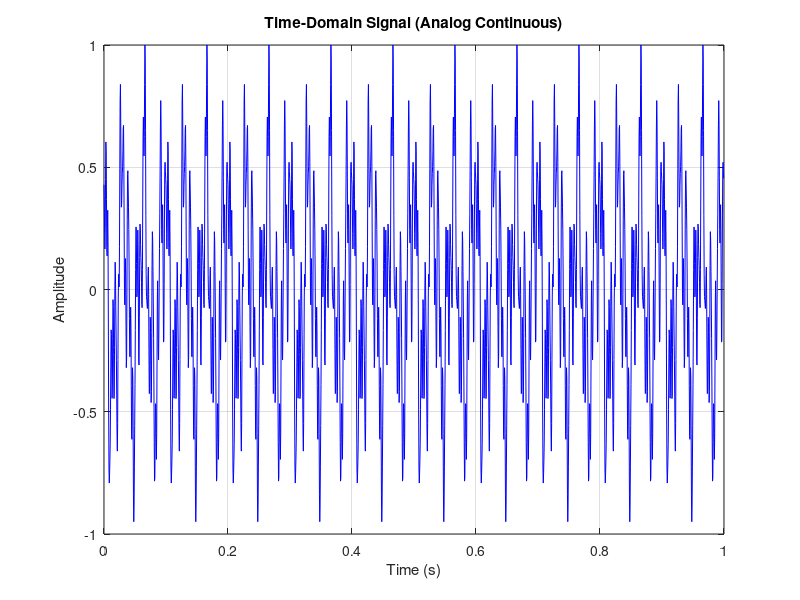
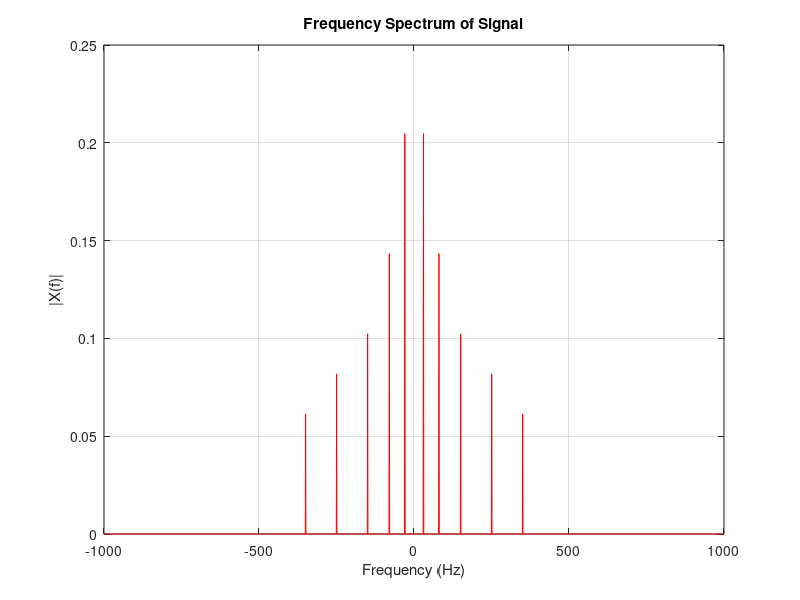
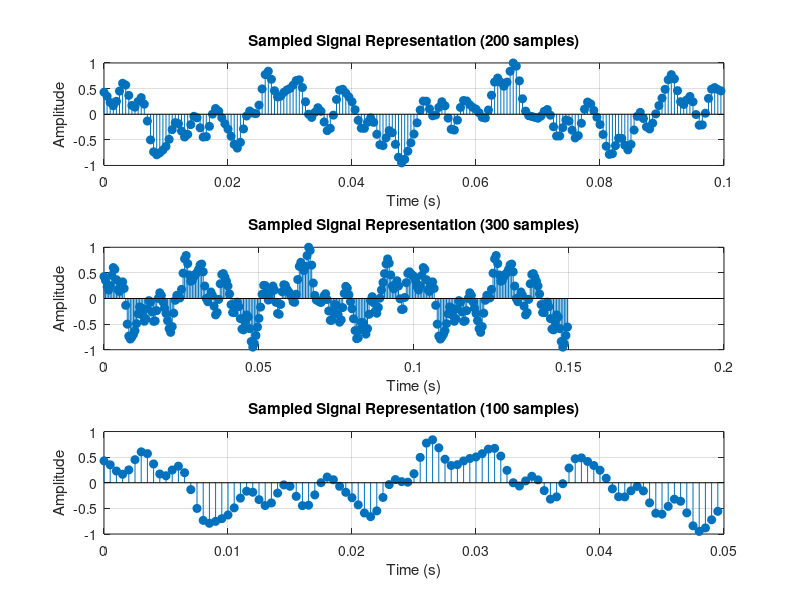
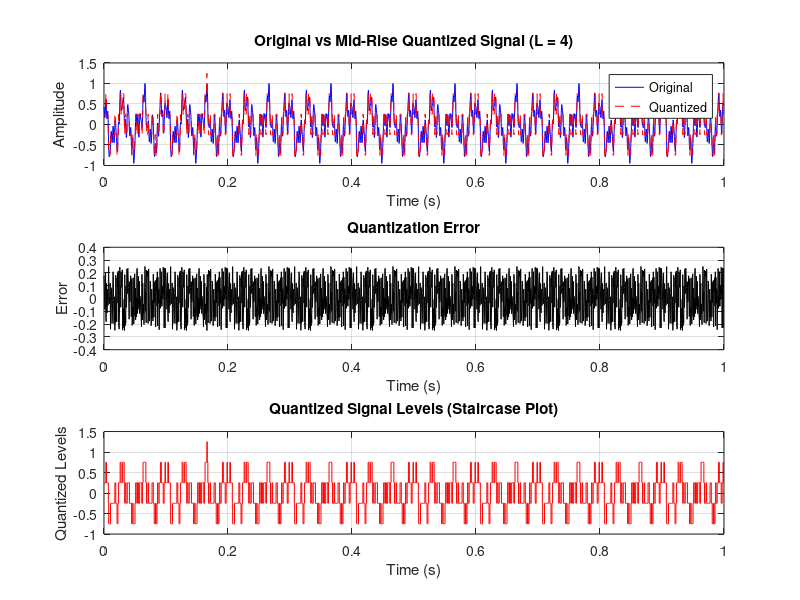

Reproduce these figures in MATLAB, in order. (Note: this script raises an error after producing the figures.)
pkg load signal
pkg load communications

%% Step 1: Random Analog Signal Generation
Fs = 2000;              % Sampling frequency (Hz)
T = 1;                   % Duration (seconds)
t = 0:1/Fs:T-1/Fs;       % Time vector
rand("seed", 123);

%% 1.1 Generate an Analog-Like Signal (Sum of Sinusoids)
frequencies = [30, 80, 150, 250, 350];  % Hz
amplitudes  = [1.0, 0.7, 0.5, 0.4, 0.3];     % Amplitudes
phases = 2*pi*rand(1, length(frequencies));  % Random phases

x = zeros(size(t));  % Initialize signal
for i = 1:length(frequencies)
    x = x + amplitudes(i) * sin(2*pi*frequencies(i)*t + phases(i));
end

% Normalize signal to [-1, 1]
x = x / max(abs(x));
sound(x,Fs);
% Write signal to an audio file
audiowrite('generated_signal.wav', x, Fs);


%% 1.2 Plot Time-Domain Signal (Continuous)
figure('Name', 'Time-Domain Signal (Analog Continuous)');
plot(t, x, 'b');
xlabel('Time (s)');
ylabel('Amplitude');
title('Time-Domain Signal (Analog Continuous)');
grid on;


%% Frequency-Domain Analysis using FFT
N = length(x);
X_f = abs(fftshift(fft(x))) / N;
f_axis = linspace(-Fs/2, Fs/2, N);


figure('Name', 'Frequency Domain');
plot(f_axis, X_f, 'r');
xlabel('Frequency (Hz)');
ylabel('|X(f)|');
title('Frequency Spectrum of Signal');
grid on;



%%%%%%%%%%%%%%%%%%%%%%%%%%%%%%%%%%%%%%%%%%%%%%%%%%%%%%%%%%%%%%%%%%%%%%%%%%%%%%%%%%%%%%%%%%%%%%%%%%%%
%% Step 2: Random Analog Signal Generation
%% 2.1 Sampling(Continuous-Time to Discrete-Time)
sample_indices = 1:200;  % Display first 200 samples
figure('Name', 'Sampled Signal Representation (Discrete-Time)', 'NumberTitle', 'off');
subplot(3,1,1);
stem(t(sample_indices), x(sample_indices), 'filled'); %filled: dots are filled
xlabel('Time (s)');
ylabel('Amplitude');
title('Sampled Signal Representation (200 samples)');
grid on;

subplot(3,1,2);
stem(t(1:300), x(1:300), 'filled');
xlabel('Time (s)');
ylabel('Amplitude');
title('Sampled Signal Representation (300 samples)');
grid on;

subplot(3,1,3);
stem(t(1:100), x(1:100), 'filled');
xlabel('Time (s)');
ylabel('Amplitude');
title('Sampled Signal Representation (100 samples)');
grid on;

%%%%%%%%%%%%%%%%%%%%%%%%%%%%%%%%%%%%%%%%%%%%%%%%%%%%%%%%%%%%%%%%%%%%%%%%%%%%%%%%%%%%%%%%%%%%%%%%%%%%
%% 2.2 Mid-Rise Quantization with different L values
L_values = [4,8,16];       % Number of quantization levels

for i = 1:length(L_values)
  L = L_values(i);

  xmax = max(abs(x));                  % Maximum amplitude for range
  delta = 2 * xmax / L;                % Step size (Δ)
  q_midrise = delta * (floor(x / delta) + 0.5); % Mid-rise quantization
  error_midrise = x - q_midrise;       % Quantization error

  %% Plottingg: create a new figure for each L
  figure('Name', ['Mid-Rise Quantization - L = ' num2str(L)], 'NumberTitle', 'off');
  subplot(3,1,1);
  plot(t, x, 'b', t, q_midrise, 'r--');
  title(['Original vs Mid-Rise Quantized Signal (L = ' num2str(L) ')']);
  xlabel('Time (s)');
  ylabel('Amplitude');
  legend('Original', 'Quantized');
  grid on;

  subplot(3,1,2);
  plot(t, error_midrise, 'k');
  title('Quantization Error');
  xlabel('Time (s)');
  ylabel('Error');
  grid on;

  subplot(3,1,3);
  stairs(t, q_midrise, 'r');
  title('Quantized Signal Levels (Staircase Plot)');
  xlabel('Time (s)');
  ylabel('Quantized Levels');
  grid on;


%%%%%%%%%%%%%%%%%%%%%%%%%%%%%%%%%%%%%%%%%%%%%%%%%%%%%%%%%%%%%%%%%%%%%%%%%%%%%%%%%%%%%%%%%%%%%%%%%%%%
  %%Step 3: PCM Encoding
  q_index = floor((q_midrise + xmax) / delta);  % map to integers
  n_bits = log2(L);
  pcm_binary = dec2bin(q_index, n_bits);  % matrix of bits
  bitstream = reshape(pcm_binary.' - '0', 1, []);  % flat binary stream

  disp(['First 8 PCM binary codes (L = ' num2str(L) '):']);
  disp(pcm_binary(1:8,:));

  % Save bitstream for L=16 to use later
  if L == 16
    bitstream_L16 = bitstream;
  endif


  % Visualize PCM bitstream
  figure('Name', ['PCM Bitstream - L = ' num2str(L)], 'NumberTitle', 'off');
  stem(bitstream(1:200), 'filled');
  title(['PCM Bitstream (First 200 bits) for L = ' num2str(L)]);
  xlabel('Bit Index');
  ylabel('Bit Value');
  ylim([-0.1 1.1]);
  grid on;

end

%%%%%%%%%%%%%%%%%%%%%%%%%%%%%%%%%%%%%%%%%%%%%%%%%%%%%%%%%%%%%%%%%%%%%%%%%%%%%%%%%%%%%%%%%%%%%

%% Step 4: Baseband Modulation
%% 4.1 Line Coding – Bipolar NRZ(Binary -> Bipolar waveform)

% Parameters : Continue with L=16
L = 16;
bitrate = Fs * log2(L);   % bps
Tb = 1 / bitrate;         % duration of 1 bit

samples_per_bit = 20;    % Oversampling factor for smooth plot, each digital bit is stretched to 20 points in time
bitstream = double(bitstream_L16);  % Use the saved bitstream from L = 16
n_bits = length(bitstream);
disp(bitstream(1:30));


% Time vector for waveform (each bit is expanded over Tb)
t_line = 0:Tb/samples_per_bit:(n_bits * Tb - Tb/samples_per_bit);


% NRZ signal generation
nrz_waveform = zeros(1, length(t_line));

for b = 1:n_bits
    if bitstream(b) == 1
      bit_val = +1;
    else
      bit_val = -1;
    end
    start_idx = (b-1)*samples_per_bit + 1;
    end_idx = b*samples_per_bit;
    nrz_waveform(start_idx:end_idx) = bit_val;
end


% for debugging
disp('First 30 bits in the bitstream:');
disp(bitstream(1:30));
disp(nrz_waveform(1:30));  % should be mostly blocks of +1 or -1, not jumping


% Plot NRZ waveform: first 30 bits to see them clearly
N_plot_bits = 30;
plot_idx = 1 : N_plot_bits * samples_per_bit;


figure('Name', 'NRZ Line Coding - L = 16 -  First 30 bits', 'NumberTitle', 'off');
plot(t_line(plot_idx), nrz_waveform(plot_idx), 'LineWidth', 1.2);
xlabel('Time (s)');
ylabel('Amplitude');
title(['NRZ Line Coding of Bitstream (L = 16)']);
ylim([-1.5, 1.5]);
xlim([t_line(plot_idx(1)), t_line(plot_idx(end))]);
grid on;
hold on;

% Add vertical lines to mark each bit boundary
for b = 1:N_plot_bits+1
    x = t_line((b-1)*samples_per_bit+1);
    line([x x], [-1.5 1.5], 'Color', [0.5 0.5 0.5], 'LineStyle', '--');  % Light gray dashed lineend
end

% To label each bit
for b = 1:N_plot_bits
    bit_value = bitstream(b);
    bit_center = t_line((b-1)*samples_per_bit + round(samples_per_bit/2));

    y_pos = 1.3 * (2 * bit_value - 1);  % +1.3 or -1.3
    text(bit_center, y_pos, num2str(bit_value), ...
        'HorizontalAlignment', 'center', 'VerticalAlignment', 'middle', 'FontSize', 10, 'Color', 'b');
end





%%%%%%%%%%%%%%%%%%%%%%%%%%%%%%%%%%%%%%%%%%%%%%%%%%%%%%%%%%%%%%%%%%%%%%%%%%%%%%%%%%%%%%%%%%%%%%%%%%%%
%% Raised cosine filtering after NRZ

beta = 0.5;
span = 6;
sps = 20;

% Get Raised Cosine filter coefficients
h_rc = raised_cosine(beta, span, sps);

% Apply the filter to the NRZ signal
nrz_shaped = conv(nrz_waveform, h_rc, 'same');

% Create a time vector for plotting
t_shaped = linspace(0, length(nrz_shaped) / (Fs * log2(L)), length(nrz_shaped));

% === Plot ONLY the first 30 bits ===
N_plot_bits = 30;
samples_per_bit = 20;
sps = samples_per_bit;  % same thing

% Calculate how many samples that means:
plot_samples = N_plot_bits * samples_per_bit;

% Create time vector for those samples
t_shaped_zoom = linspace(0, N_plot_bits * Tb, plot_samples);

% Extract the first part of the shaped signal
nrz_shaped_zoom = nrz_shaped(1:plot_samples);

% Plot
figure('Name', 'Raised Cosine Filtered Signal - First 30 Bits', 'NumberTitle', 'off');
plot(t_shaped_zoom, nrz_shaped_zoom, 'b', 'LineWidth', 1.2);
xlabel('Time (s)');
ylabel('Amplitude');
title('Raised Cosine Shaped NRZ - First 30 Bits');
grid on;

% Add vertical lines to show bit boundaries
hold on;
for b = 1:N_plot_bits+1
    x = (b-1)*Tb;
    line([x x], [-1.5 1.5], 'Color', [0.5 0.5 0.5], 'LineStyle', '--');
end

% Label the bit values on top of the waveform
for b = 1:N_plot_bits
    bit_value = bitstream(b);
    bit_center_time = (b - 0.5) * Tb;

    % Choose vertical position based on bit value
    if bit_value == 1
        y_pos = 1.2;
    else
        y_pos = -1.2;
    end

    text(bit_center_time, y_pos, num2str(bit_value), ...
        'HorizontalAlignment', 'center', ...
        'VerticalAlignment', 'middle', ...
        'FontSize', 10, 'Color', 'b');
end

%%%%%%%%%%%%%%%%%%%%%%%%%%%%%%%%%%%%%%%%%%%%%%%%%%%%%%%%%%%%%%%%%%%%%%%%%%%%%%%%%%%%%%%%%%%%%%%%%%%%
% EYe diagram to see ISI
bits_per_eye = 2;
plot_eye_diagram(nrz_shaped, samples_per_bit, Tb, bits_per_eye, 'Raised Cosine Filtered');





%%%%%%%%%%%%%%%%%%%%%%%%%%%%%%%%%%%%%%%%%%%%%%%%%%%%%%%%%%%%%%%%%%%%%%%%%%%%%%%%%%%%%%%%%%%%%%%%%%%%
% Step 5: 16-QAM Modulation

qam_symbols = qam16_mapper(bitstream);

%--- 5.2: Upsample & Pulse-shape ---
sps   = samples_per_bit * 4;
upsym = upsample(qam_symbols, sps);         % from signal pkg
rc    = raised_cosine(0.5, 6, sps);         % your helper .m
qam_shaped = conv(upsym, rc, 'same');

%--- 5.3: Bandpass Modulation ---
fc   = 400;
t    = (0:length(qam_shaped)-1)/Fs;
qam_tx = real(qam_shaped .* exp(1i*2*pi*fc*t));


%--- 5.4: Plots ---
figure('Name', '16-QAM Bandpass', 'NumberTitle', 'off');

plot(t(1:600), qam_tx(1:600));
xlabel('Time (s)'); ylabel('Amplitude');
title('16-QAM Bandpass (first 600 samples)'); grid on;

% spectrum analysis (Fourrier)
Nfft = 2^nextpow2(length(qam_tx));
Q    = fftshift(abs(fft(qam_tx, Nfft)));
f    = linspace(-Fs/2, Fs/2, Nfft);
figure('Name', 'Spectrum of 16-QAM Bandpass', 'NumberTitle', 'off');
plot(f, Q);
xlabel('Frequency (Hz)'); ylabel('Magnitude');
title('Spectrum of 16-QAM Signal'); grid on;

% Constellation
I = real(qam_shaped(1:sps:end));
Qv= imag(qam_shaped(1:sps:end));
if exist('scatter','file')
  figure('Name', '16-QAM Constellation', 'NumberTitle', 'off');
  scatter(I, Qv, 20, 'filled');
else
  figure('Name', '16-QAM Constellation', 'NumberTitle', 'off');
  plot(I, Qv, 'o', 'MarkerFaceColor','b');
end
xlabel('In-phase'); ylabel('Quadrature');
title('16-QAM Constellation'); axis square; grid on;




%%%%%%%%%%%%%%%%%%%%%%%%%%%%%%%%%%%%%%%%%%%%%%%%%%%%%%%%%
%% Step 6: Channel Simulation

% 6.1: AWGN
SNR_dB       = 20;
signal_power = mean(abs(qam_tx).^2);
noise_power  = signal_power / (10^(SNR_dB/10));
noise = sqrt(noise_power/2) * (randn(size(qam_tx)) + 1i*randn(size(qam_tx)));
rx_awgn = qam_tx + noise;

% 6.2: Optional Flat Rayleigh fading
apply_fading = false;

% Always start with the AWGN-only signal
rx = rx_awgn;

if apply_fading
  % generate one Rayleigh tap per symbol
  Nsym = length(qam_symbols);
  h_sym = (randn(1,Nsym) + 1i*randn(1,Nsym)) / sqrt(2);
  % upsample taps to per-sample gains
  h = upsample(h_sym, sps);
  h = h(1:length(rx));    % trim to match length
  rx = rx .* h;           % apply fading
end

% 6.3: Time-domain plot (first 600 samples)
t = (0:length(rx)-1) / Fs;
figure('Name', 'Received Signal (real part) – AWGN + Rayleigh fading', 'NumberTitle', 'off');
plot(t(1:600), real(rx(1:600)), 'LineWidth', 1.2);
xlabel('Time (s)');
ylabel('Amplitude');
if apply_fading
  title('Received Signal (real part) – AWGN + Rayleigh fading');
else
  title('Received Signal (real part) – AWGN only');
end
grid on;

% 6.4: Frequency-domain plot
Nfft = 2^nextpow2(length(rx));
R    = fftshift(abs(fft(rx, Nfft)));
f    = linspace(-Fs/2, Fs/2, Nfft);
figure('Name', 'Spectrum of Received Signal', 'NumberTitle', 'off');
plot(f, R, 'LineWidth', 1.2);
xlabel('Frequency (Hz)');
ylabel('Magnitude');
title('Spectrum of Received Signal');
grid on;



%%%%%%%%%%%%%%%%%%%%%%%%%%%%%%%%%%%%%%%%%%%%%%%%%%%%%%%%%%%%%%%%%%%%%%%%%%%%%%%%%
% Step 7: Reciever side

% 7.1 Coherent demodulation
t = (0:length(rx)-1)/Fs;
baseband = rx .* exp(-1i*2*pi*fc*t);

figure('Name', 'Coherently Demodulated Baseband ', 'NumberTitle', 'off');
plot(t(1:600), real(baseband(1:600)), 'LineWidth',1.2);
xlabel('Time (s)'); ylabel('Amplitude');
title('Coherently Demodulated Baseband (first 600 samples)');
grid on;


% 7.2 Matched filter
mf_output = conv(baseband, rc, 'same');
bits_per_eye = 2;
plot_eye_diagram(mf_output, sps, Tb, bits_per_eye, 'MF Output Eye Diagram');


% 7.3 Symbol sampling & detection
delay = span*sps/2;
start = delay + 1;
% compute how many symbols actually fit without running past mf_output
max_syms = floor((length(mf_output) - start) / sps) + 1;

pos = start : sps : start + (max_syms-1)*sps;
rx_samps = mf_output(pos);

% redefine the mapping table
mapping_table = [
    -3 -3;  -3 -1;  -3 +3;  -3 +1;
    -1 -3;  -1 -1;  -1 +3;  -1 +1;
    +3 -3;  +3 -1;  +3 +3;  +3 +1;
    +1 -3;  +1 -1;  +1 +3;  +1 +1
  ];


pts = mapping_table(:,1) + 1i*mapping_table(:,2);
det_idx = arrayfun(@(x) find(min(abs(x - pts))==abs(x - pts),1), rx_samps);

figure('Name', 'Constellation of Sampled Symbols', 'NumberTitle', 'off');
scatter(real(rx_samps), imag(rx_samps), 20, 'filled');
xlabel('In-phase'); ylabel('Quadrature');
title('Constellation of Sampled Symbols');
axis square; grid on;


% 7.4 Bit recovery
dec = det_idx - 1;
bits4 = de2bi(dec, 4, 'left-msb');
recovered_stream = reshape(bits4.', 1, []);

%% --- Plot the original analog-like signal ---
t = 0:1/Fs:T-1/Fs;    % recreate the original time vector
figure('Name', 'Original Generated Analog-Like Signal', 'NumberTitle', 'off');
plot(t, x, 'LineWidth', 1.2);
xlabel('Time (s)');
ylabel('Amplitude');
title('Original Generated Analog-Like Signal');
grid on;

%% --- Normalize & write the received signal to WAV ---
y = real(rx(1:2*Fs));
y = y / max(abs(y));           % scale to full span
audiowrite('received_signal.wav', y, Fs);

sound(y,Fs);



